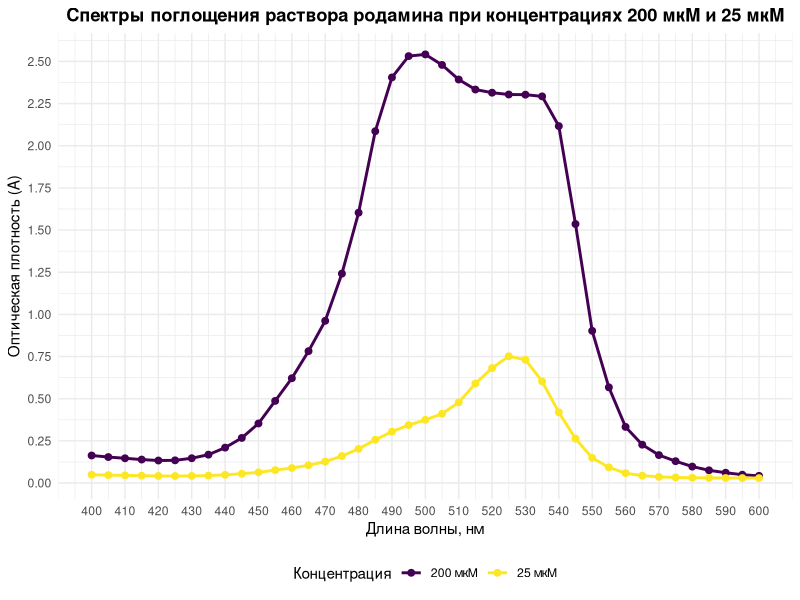
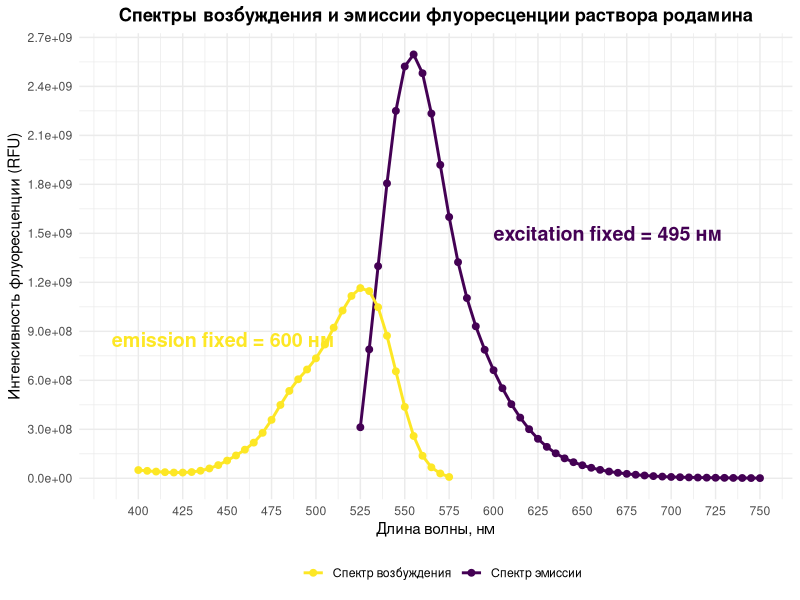
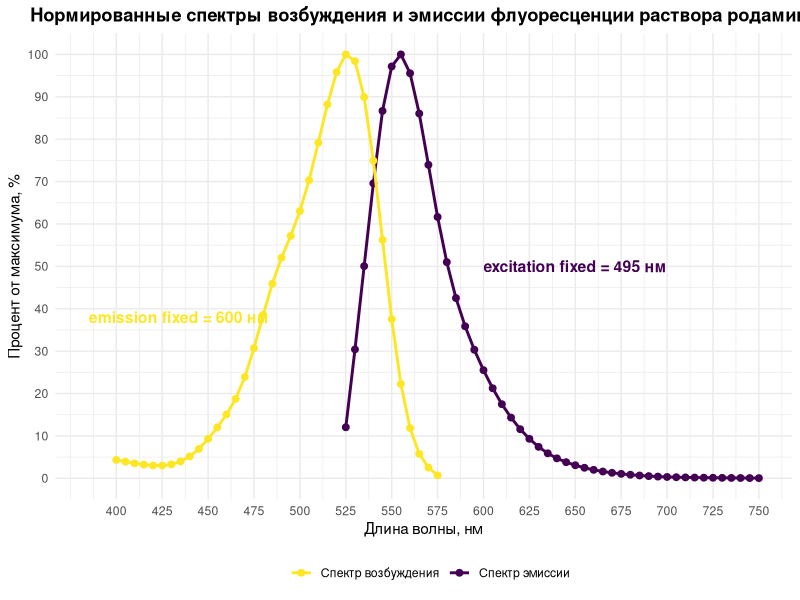
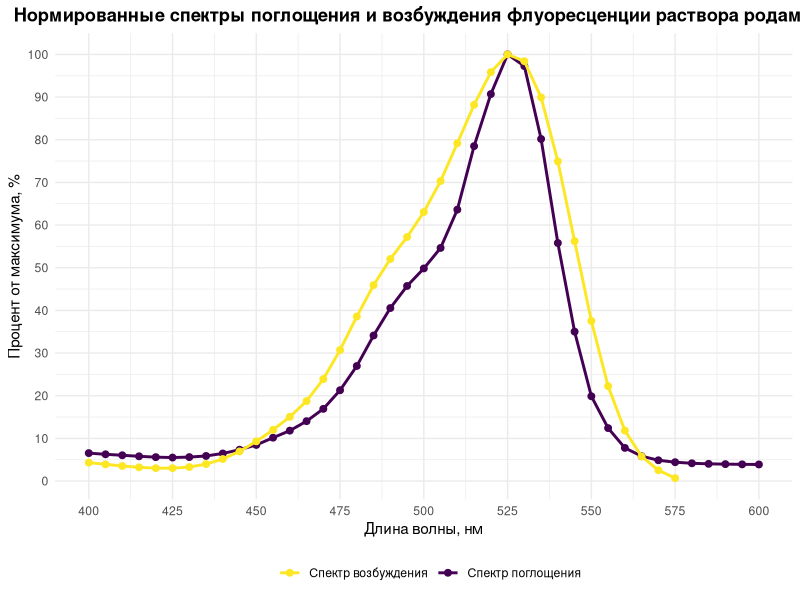
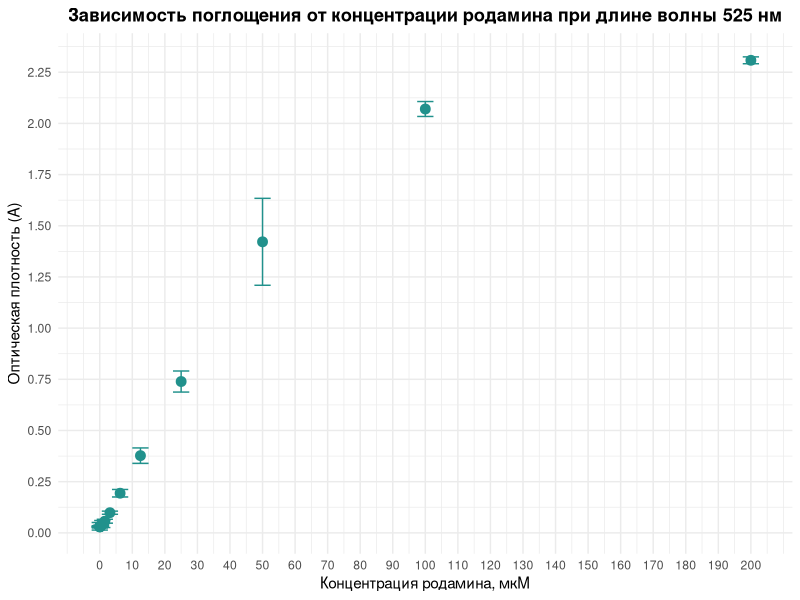
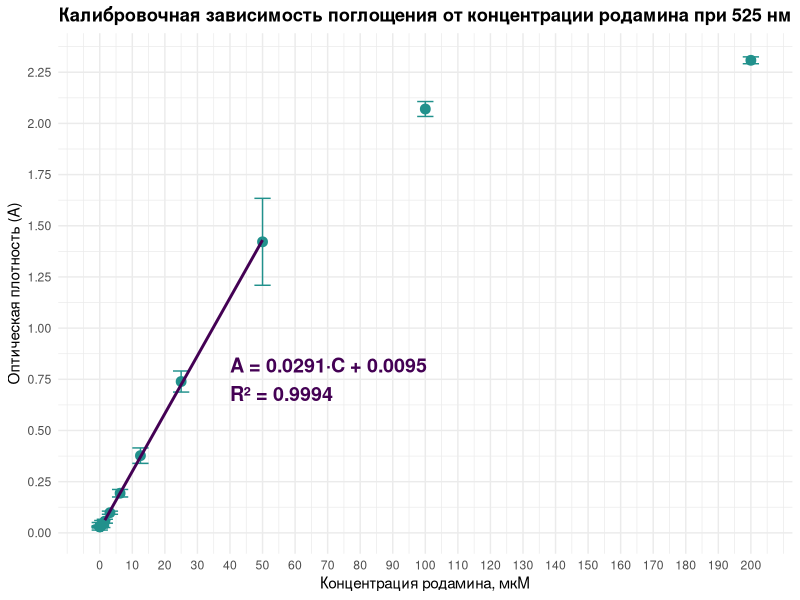
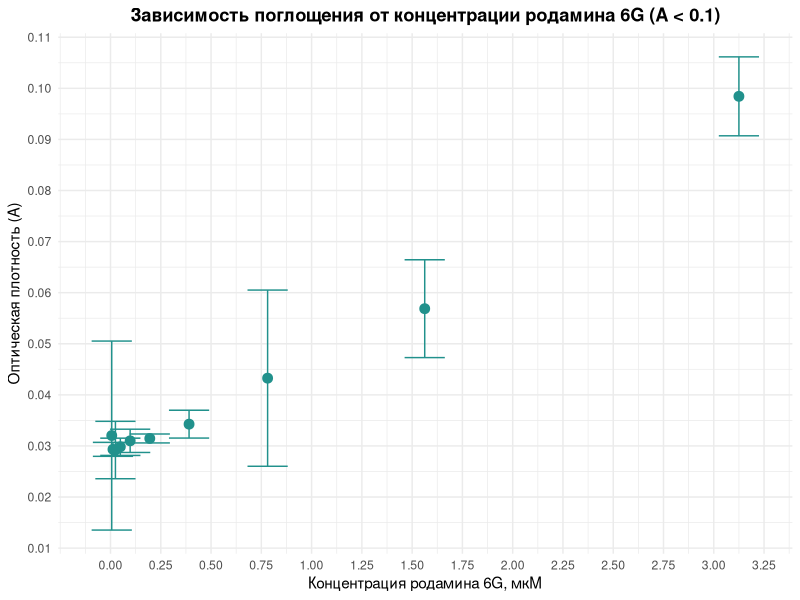
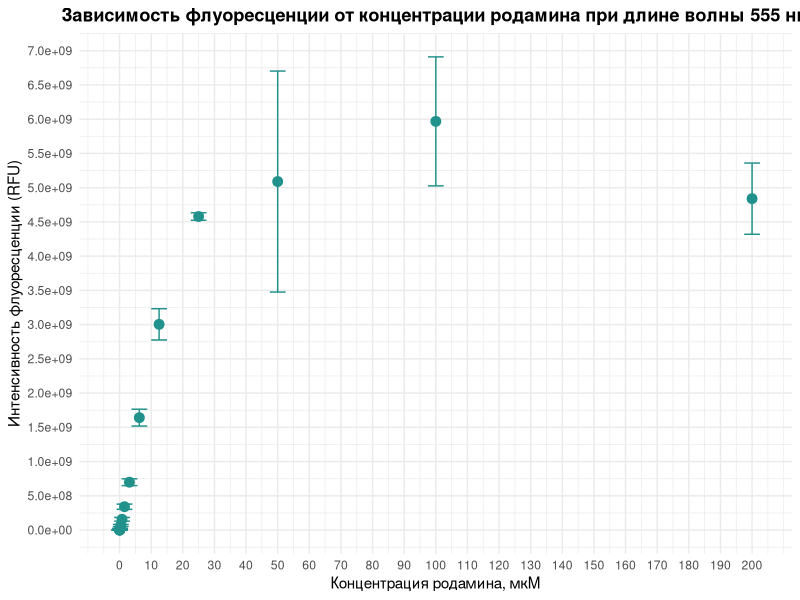

Generate these figures, in order, with R:
library(ggplot2)
library(dplyr)
library(tidyr)
library(broom)

# Длины волн (нм)
wavelengths_abs <- seq(400, 600, by = 5)
wavelengths_em <- seq(525, 750, by = 5)
wavelengths_excit <- seq(400, 575, by = 5)

rodamin_c1 <- c(
  0.1633, 0.1541, 0.1468, 0.1392, 0.1336, 0.1346, 0.147, 0.1682,
  0.2099, 0.2675, 0.3532, 0.487, 0.6215, 0.782, 0.9619, 1.2417,
  1.6031, 2.0862, 2.4052, 2.5316, 2.5417, 2.4794, 2.3927, 2.3334,
  2.3146, 2.3039, 2.3029, 2.2928, 2.1167, 1.5359, 0.9025, 0.5675,
  0.3329, 0.2274, 0.1658, 0.1295, 0.0976, 0.0755, 0.0611, 0.0494, 0.0426
)

rodamin_c2 <- c(
  0.0492, 0.0471, 0.0454, 0.0436, 0.0421, 0.0414, 0.0422, 0.0442,
  0.0486, 0.0552, 0.0636, 0.0764, 0.0888, 0.1055, 0.1272, 0.16,
  0.2027, 0.2564, 0.3048, 0.3437, 0.3746, 0.4107, 0.4782, 0.5901,
  0.6818, 0.7517, 0.7311, 0.6027, 0.4194, 0.2632, 0.1494, 0.0933,
  0.0584, 0.0438, 0.0366, 0.0332, 0.0313, 0.0303, 0.0298, 0.0294, 0.0292
)

emission <- c(
  312497760, 789217152, 1299039360, 1805981952, 2250044672, 2522004224, 2595747328,
  2480473344, 2233696768, 1919504384, 1600118784, 1323688832, 1103699456, 930701184,
  787147712, 661997376, 551331904, 453829728, 371655904, 300634272, 241779520, 192531280,
  152956784, 122127080, 98532752, 79891944, 64404352, 51671672, 41538748, 33639224, 27234974,
  21800036, 17160990, 13370818, 10462532, 8199413, 6586735, 5434462, 4537337, 3833968, 
  3230060, 2727544, 2245943, 1823543, 1454098, 1115483
)

excitation <- c(
  50406568, 45599092, 41126532, 37493672, 35214264, 35134212, 38263800, 46276436,
  60130036, 80791744, 108435112, 139776144, 175290400, 218357120, 278372928,
  357782912, 449078688, 535012096, 606292672, 666266368, 734583296, 819123328,
  922273408, 1027301440, 1116566400, 1164910208, 1146444288, 1047595328, 872974144,
  655074752, 437102176, 259079776, 137856592, 67185848, 29520906, 8009226
)

endpoint_abs <- matrix(c(
  2.3006, 2.3127, 2.3117,
  2.0772, 2.0804, 2.0535,
  1.3919, 1.355, 1.518,
  0.7452, 0.7561, 0.7161,
  0.3851, 0.3867, 0.3596,
  0.195, 0.2001, 0.1856,
  0.0963, 0.102, 0.097,
  0.0525, 0.0598, 0.0583,
  0.0512, 0.0403, 0.0383,
  0.0355, 0.0339, 0.0334,
  0.0318, 0.0315, 0.0311,
  0.032, 0.0308, 0.0302,
  0.0306, 0.0293, 0.0296,
  0.0318, 0.0277, 0.0281,
  0.0293, 0.0299, 0.0288,
  0.0284, 0.0406, 0.0271
), nrow = 16, byrow = TRUE)

endpoint_flour <- matrix(c(
  4996479488, 4601844736, 4919254016,
  5721676288, 5777144320, 6404230144,
  5318425088, 5592438784, 4355696640,
  4554345984, 4583084032, 4597155840,
  3003600128, 3096140032, 2912393984,
  1626013184, 1697158784, 1601740928,
  676368768, 713350848, 707998080,
  327369808, 357629024, 339102752,
  149449320, 169946376, 153159752,
  62340002, 74168784, 69059522,
  23875848, 24762515, 23191014,
  5197961, 7863547, 5734872,
  2107661, 2358214, 2239336,
  1193759, 1644168, 1315123,
  251951, 492342, 477149,
  107310, 128620, 155061
), nrow = 16, byrow = TRUE)

concentrations <- 200 / (2^(0:15))

ggplot() +
  geom_line(aes(x = wavelengths_abs, y = rodamin_c1, color = "200 мкМ"), linewidth = 1) +
  geom_point(aes(x = wavelengths_abs, y = rodamin_c1, color = "200 мкМ"), size = 2) +
  geom_line(aes(x = wavelengths_abs, y = rodamin_c2, color = "25 мкМ"), linewidth = 1) +
  geom_point(aes(x = wavelengths_abs, y = rodamin_c2, color = "25 мкМ"), size = 2) +
  scale_color_manual(values = c("200 мкМ" = "#440154", "25 мкМ" = "#FDE725")) +
  scale_y_continuous(breaks = seq(0, 2.6, by = 0.25)) +
  scale_x_continuous(breaks = seq(400, 600, by = 10)) +
  labs(
    x = "Длина волны, нм",
    y = "Оптическая плотность (A)",
    title = "Спектры поглощения раствора родамина при концентрациях 200 мкМ и 25 мкМ",
    color = "Концентрация"
  ) +
  theme_minimal() +
  theme(
    legend.position = "bottom",
    plot.title = element_text(hjust = 0.5, face = "bold")
  )

ex_fixed <- sprintf("excitation fixed = 495 нм")
em_fixed <- sprintf("emission fixed = 600 нм")

ggplot() +
  geom_line(aes(x = wavelengths_em, y = emission, color = "Спектр эмиссии"), linewidth = 1) +
  geom_point(aes(x = wavelengths_em, y = emission, color = "Спектр эмиссии"), size = 2) +
  geom_line(aes(x = wavelengths_excit, y = excitation, color = "Спектр возбуждения"), linewidth = 1) +
  geom_point(aes(x = wavelengths_excit, y = excitation, color = "Спектр возбуждения"), size = 2) +
  annotate("text", x = 600, y = 1.5e+09, label = ex_fixed,
           hjust = 0, size = 5, fontface = "bold", color = "#440154") +
  annotate("text", x = 385, y = 8.5e+08, label = em_fixed,
           hjust = 0, size = 5, fontface = "bold", color = "#FDE725") +
  scale_color_manual(values = c("Спектр эмиссии" = "#440154", "Спектр возбуждения" = "#FDE725")) +
  scale_y_continuous(breaks = seq(0, 3e+09, by = 3e+08)) +
  scale_x_continuous(breaks = seq(400, 750, by = 25)) + 
  labs(
    x = "Длина волны, нм",
    y = "Интенсивность флуоресценции (RFU)",
    title = "Спектры возбуждения и эмиссии флуоресценции раствора родамина",
    color = " "
  ) +
  theme_minimal() +
  theme(
    legend.position = "bottom",
    plot.title = element_text(hjust = 0.5, face = "bold")
  )

emission_norm <- emission / max(emission) * 100
excitation_norm <- excitation / max(excitation) * 100
absorbtion_norm <- rodamin_c2 / max(rodamin_c2) * 100

ggplot() +
  geom_line(aes(x = wavelengths_em, y = emission_norm, color = "Спектр эмиссии"), linewidth = 1) +
  geom_point(aes(x = wavelengths_em, y = emission_norm, color = "Спектр эмиссии"), size = 2) +
  geom_line(aes(x = wavelengths_excit, y = excitation_norm, color = "Спектр возбуждения"), linewidth = 1) +
  geom_point(aes(x = wavelengths_excit, y = excitation_norm, color = "Спектр возбуждения"), size = 2) +
  annotate("text", x = 600, y = 50, label = ex_fixed,
           hjust = 0, size = 4, fontface = "bold", color = "#440154") +
  annotate("text", x = 385, y = 38, label = em_fixed,
           hjust = 0, size = 4, fontface = "bold", color = "#FDE725") +
  scale_color_manual(values = c("Спектр эмиссии" = "#440154", "Спектр возбуждения" = "#FDE725")) +
  scale_y_continuous(breaks = seq(0, 100, by = 10)) +
  scale_x_continuous(breaks = seq(400, 750, by = 25)) +
  labs(
    x = "Длина волны, нм",
    y = "Процент от максимума, %",
    title = "Нормированные спектры возбуждения и эмиссии флуоресценции раствора родамина",
    color = " "
  ) +
  theme_minimal() +
  theme(
    legend.position = "bottom",
    plot.title = element_text(hjust = 0.5, face = "bold")
  )

ggplot() +
  geom_line(aes(x = wavelengths_abs, y = absorbtion_norm, color = "Спектр поглощения"), linewidth = 1) +
  geom_point(aes(x = wavelengths_abs, y = absorbtion_norm, color = "Спектр поглощения"), size = 2) +
  geom_line(aes(x = wavelengths_excit, y = excitation_norm, color = "Спектр возбуждения"), linewidth = 1) +
  geom_point(aes(x = wavelengths_excit, y = excitation_norm, color = "Спектр возбуждения"), size = 2) +
  scale_color_manual(values = c("Спектр поглощения" = "#440154", "Спектр возбуждения" = "#FDE725")) +
  scale_y_continuous(breaks = seq(0, 100, by = 10)) +
  scale_x_continuous(breaks = seq(400, 750, by = 25)) +
  labs(
    x = "Длина волны, нм",
    y = "Процент от максимума, %",
    title = "Нормированные спектры поглощения и возбуждения флуоресценции раствора родамина",
    color = " "
  ) +
  theme_minimal() +
  theme(
    legend.position = "bottom",
    plot.title = element_text(hjust = 0.5, face = "bold")
  )

mean_abs <- rowMeans(endpoint_abs)
sd_abs <- apply(endpoint_abs, 1, sd)
n_abs <- ncol(endpoint_abs)
sem_abs <- sd_abs / sqrt(n_abs)
t_crit_abs <- qt(0.975, df = n_abs - 1)
ci_95_abs <- t_crit_abs * sem_abs

df_endpoint_abs <- data.frame(
  Concentration = concentrations,
  Mean_A = mean_abs,
  CI_95 = ci_95_abs
)

ggplot(df_endpoint_abs, aes(x = Concentration, y = Mean_A)) +
  geom_point(size = 3, color = "#21918C") +
  geom_errorbar(aes(ymin = Mean_A - CI_95, ymax = Mean_A + CI_95), 
                width = 5, color = "#21918C") +
  scale_y_continuous(breaks = seq(0, 2.5, by = 0.25)) +
  scale_x_continuous(breaks = seq(0, 200, by = 10)) +
  labs(x = "Концентрация родамина, мкМ", y = "Оптическая плотность (A)",
       title = "Зависимость поглощения от концентрации родамина при длине волны 525 нм") +
  theme_minimal() +
  theme(
    legend.position = "bottom",
    plot.title = element_text(hjust = 0.5, face = "bold")
  )

#ЛИНЕЙНАЯ АППРОКСИМАЦИЯ

# Берем диапазон 1,5625 <= C <= 50 мкМ
df_lin_abs <- df_endpoint_abs %>% filter(Concentration >= 1,5625 & Concentration <= 50)

# Линейная регрессия с весами (1/CI^2)
fit_abs <- lm(Mean_A ~ Concentration, data = df_lin_abs, weights = 1/(CI_95^2))

# Результаты
summary(fit_abs)

k_abs <- coef(fit_abs)[["Concentration"]]
b_abs <- coef(fit_abs)[["(Intercept)"]]
k_err_abs <- summary(fit_abs)$coefficients["Concentration", "Std. Error"]
b_err_abs <- summary(fit_abs)$coefficients["(Intercept)", "Std. Error"]
r_squared_abs <- summary(fit_abs)$r.squared

eq_abs <- sprintf("A = %.4f·C + %.4f\nR² = %.4f", k_abs, b_abs, r_squared_abs)

ggplot(df_endpoint_abs, aes(x = Concentration, y = Mean_A)) +
  geom_point(size = 3, color = "#21918C") +
  geom_errorbar(aes(ymin = Mean_A - CI_95, ymax = Mean_A + CI_95), 
                width = 5, color = "#21918C") +
  annotate("text", x = 40, y = 0.75, label = eq_abs,
           hjust = 0, size = 5, fontface = "bold", color = "#440154") +
  scale_y_continuous(breaks = seq(0, 2.5, by = 0.25)) +
  scale_x_continuous(breaks = seq(0, 200, by = 10)) +
  geom_smooth(data = df_lin_abs, method = "lm", se = FALSE, color = "#440154") +
  labs(x = "Концентрация родамина, мкМ", y = "Оптическая плотность (A)",
       title = "Калибровочная зависимость поглощения от концентрации родамина при 525 нм") +
  theme_minimal() +
  theme(
    legend.position = "bottom",
    plot.title = element_text(hjust = 0.5, face = "bold")
  )

epsilon_abs <- (k_abs / 0.4478) * 1e6
epsilon_abs_err <- (k_err_abs / 0.4478) * 1e6

cat("=== Расчёт коэффициента экстинкции (ε230) ===\n")
cat(sprintf("  Наклон k = %.4f ± %.4f A/мкМ\n", k_abs, k_err_abs))
cat(sprintf("  Свободный член b = %.4f ± %.4f\n", b_abs, b_err_abs))
cat(sprintf("  R^2 = %.4f\n", r_squared_abs))
cat(sprintf("  ε525 = %.2f ± %.2f M^-1 см^-1\n", epsilon_abs, epsilon_abs_err))

Cmin_abs <- 3 * b_err_abs / k_abs

cat(sprintf("Cmin = %.2f мкМ\n", Cmin_abs))

mask <- rowMeans(endpoint_abs) < 0.1
concentrations_filt <- 3.125 / (2^(0:9))
abs_filt <- endpoint_abs[mask, , drop = FALSE]

n_abs_filt <- ncol(abs_filt)
mean_abs_filt <- rowMeans(abs_filt)
sd_abs_filt <- apply(abs_filt, 1, sd)
sem_abs_filt <- sd_abs_filt / sqrt(n_abs_filt)
t_crit_abs_filt <- qt(0.975, df = n_abs_filt - 1)
ci_95_abs_filt <- t_crit_abs_filt * sem_abs_filt

df_abs_filt <- data.frame(
  Concentration = concentrations_filt,
  Mean_A = mean_abs_filt,
  CI_95 = ci_95_abs_filt
)

ggplot(df_abs_filt, aes(x = Concentration, y = Mean_A)) +
  geom_point(size = 3, color = "#21918C") +
  geom_errorbar(aes(ymin = Mean_A - CI_95, ymax = Mean_A + CI_95),
                width = 0.2, color = "#21918C") +
  scale_y_continuous(breaks = seq(0, 0.125, by = 0.01)) +
  scale_x_continuous(breaks = seq(0, 4, by = 0.25)) +
  labs(
    x = "Концентрация родамина 6G, мкМ",
    y = "Оптическая плотность (A)",
    title = "Зависимость поглощения от концентрации родамина 6G (A < 0.1)"
  ) +
  theme_minimal() +
  theme(
    plot.title = element_text(hjust = 0.5, face = "bold")
  )

mean_flour <- rowMeans(endpoint_flour)
sd_flour <- apply(endpoint_flour, 1, sd)
n_flour <- ncol(endpoint_flour)
sem_flour <- sd_flour / sqrt(n_flour)
t_crit_flour <- qt(0.975, df = n_flour - 1)
ci_95_flour <- t_crit_flour * sem_flour

df_endpoint_flour <- data.frame(
  Concentration = concentrations,
  Mean_A = mean_flour,
  CI_95 = ci_95_flour
)

ggplot(df_endpoint_flour, aes(x = Concentration, y = Mean_A)) +
  geom_point(size = 3, color = "#21918C") +
  geom_errorbar(aes(ymin = Mean_A - CI_95, ymax = Mean_A + CI_95), 
                width = 5, color = "#21918C") +
  scale_y_continuous(breaks = seq(0, 7e+09, by = 5e+08)) +
  scale_x_continuous(breaks = seq(0, 200, by = 10)) +
  labs(x = "Концентрация родамина, мкМ", y = "Интенсивность флуоресценции (RFU)",
       title = "Зависимость флуоресценции от концентрации родамина при длине волны 555 нм") +
  theme_minimal() +
  theme(
    legend.position = "bottom",
    plot.title = element_text(hjust = 0.5, face = "bold")
  )

df_sorted <- df_endpoint_flour[order(df_endpoint_flour$Concentration), ]
df_10min <- head(df_sorted, 10)

ggplot(df_10min, aes(x = Concentration, y = Mean_A)) +
  geom_point(size = 3, color = "#21918C") +
  geom_errorbar(aes(ymin = Mean_A - CI_95, ymax = Mean_A + CI_95),
                width = 0.2, color = "#21918C") +
  scale_y_continuous(breaks = seq(0, 9e+08, by = 0.5e+08)) +
  scale_x_continuous(breaks = seq(0, 4, by = 0.25)) +
  labs(x = "Концентрация родамина 6G, мкМ", 
       y = "Интенсивность флуоресценции (RFU)",
       title = "Зависимость флуоресценции от концентрации (10 наименьших C)") +
  theme_minimal() +
  theme(
    legend.position = "bottom",
    plot.title = element_text(hjust = 0.5, face = "bold")
  )

flour_filt <- endpoint_flour[mask, , drop = FALSE]

n_flour_filt <- ncol(flour_filt)
mean_flour_filt <- rowMeans(flour_filt)
sd_flour_filt <- apply(flour_filt, 1, sd)
sem_flour_filt <- sd_flour_filt / sqrt(n_flour_filt)
t_crit_flour_filt <- qt(0.975, df = n_flour_filt - 1)
ci_95_flour_filt <- t_crit_flour_filt * sem_flour_filt

df_flour_filt <- data.frame(
  Concentration = concentrations_filt,
  Mean_F = mean_flour_filt,
  CI_95 = ci_95_flour_filt
)

ggplot(df_flour_filt, aes(x = Concentration, y = Mean_F)) +
  geom_point(size = 3, color = "#21918C") +
  geom_errorbar(aes(ymin = Mean_F - CI_95, ymax = Mean_F + CI_95),
                width = 0.2, color = "#21918C") +
  scale_y_continuous(breaks = seq(0, 9e+08, by = 0.5e+08)) +
  scale_x_continuous(breaks = seq(0, 4, by = 0.25)) +
  labs(
    x = "Концентрация родамина 6G, мкМ",
    y = "Интенсивность флуоресценции (RFU)",
    title = "Зависимость флуоресценции от концентрации родамина 6G (A < 0.1)"
  ) +
  theme_minimal() +
  theme(
    plot.title = element_text(hjust = 0.5, face = "bold")
  )

#ЛИНЕЙНАЯ АППРОКСИМАЦИЯ

# Берем диапазон 0,049 <= C <= 3,125 мкМ
df_lin_flour_filt <- df_flour_filt %>% filter(Concentration >= 0.049 & Concentration <= 3.125)

# Линейная регрессия с весами (1/CI^2)
fit_flour <- lm(Mean_F ~ Concentration, data = df_lin_flour_filt, weights = 1/(CI_95^2))

# Результаты
summary(fit_flour)

k_flour <- coef(fit_flour)[["Concentration"]]
b_flour <- coef(fit_flour)[["(Intercept)"]]
k_err_flour <- summary(fit_flour)$coefficients["Concentration", "Std. Error"]
b_err_flour <- summary(fit_flour)$coefficients["(Intercept)", "Std. Error"]
r_squared_flour <- summary(fit_flour)$r.squared

eq_flour <- sprintf("A = %.2e·C + %.2e\nR² = %.4f", k_flour, b_flour, r_squared_flour)

ggplot(df_flour_filt, aes(x = Concentration, y = Mean_F)) +
  geom_point(size = 3, color = "#21918C") +
  geom_errorbar(aes(ymin = Mean_F - CI_95, ymax = Mean_F + CI_95), 
                width = 0.2, color = "#21918C") +
  annotate("text", x = -0.15, y = 3.0e+08, label = eq_flour,
           hjust = 0, size = 5, fontface = "bold", color = "#440154") +
  scale_y_continuous(breaks = seq(0, 9e+08, by = 0.5e+08)) +
  scale_x_continuous(breaks = seq(0, 4, by = 0.25)) +
  geom_smooth(data = df_lin_flour_filt, method = "lm", se = FALSE, color = "#440154") +
  labs(x = "Концентрация родамина, мкМ", y = "Интенсивность флуоресценции (RFU)",
       title = "Калибровочная зависимость флуоресценции от концентрации родамина при 555 нм") +
  theme_minimal() +
  theme(
    legend.position = "bottom",
    plot.title = element_text(hjust = 0.5, face = "bold")
  )

cat(sprintf("  Наклон k = %.2e ± %.2e A/мкМ\n", k_flour, k_err_flour))
cat(sprintf("  Свободный член b = %.2e ± %.2e\n", b_flour, b_err_flour))
cat(sprintf("  R^2 = %.4f\n", r_squared_flour))

Cmin_flour <- 3 * b_err_flour / k_flour

cat(sprintf("Cmin = %.4f мкМ\n", Cmin_flour))
